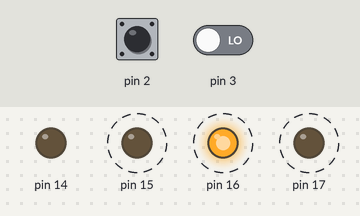
Recording of a sketch running on a simulated Arduino Uno, built with avr-gcc and run on an emulated ATmega328P. On the bench: output pins drawn as LEDs (lit = HIGH). Dashed ring = blinking. Inputs (shaded band) come from the test bench; at power-on: pin 2 LOW, pin 3 LOW.

Above: at 5.05 s.
5.1 s: pin 2 driven HIGH
At 5.9 s:
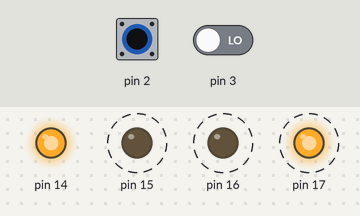
8.1 s: pin 3 driven HIGH
At 9.35 s:
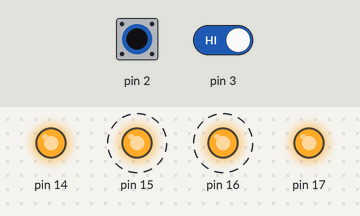
11.1 s: pin 2 pulsed LOW 2 times (0.12 s each, 0.3 s apart)
At 11.95 s:
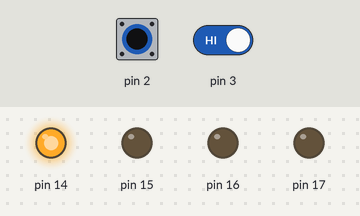
Timing chart, 0 to 20.1 s (numbered marks = the images above; inputs shaded):
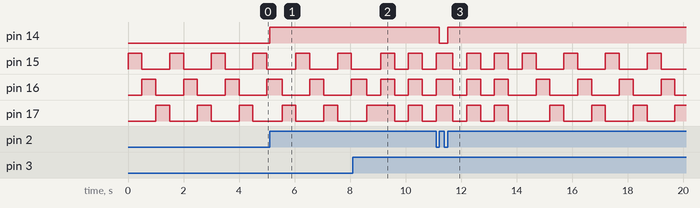

The sketch:

example-2.ino
```cpp
#define PIN_SET(REG, PIN)       REG |= (1 << PIN)
#define PIN_UNSET(REG, PIN)     REG &= ~(1 << PIN)
#define PIN_TOGGLE(REG, PIN)    REG ^= (1 << PIN)
#define PIN_READ(REG, PIN)      ((REG & (1 << PIN)) >> PIN)


#include <avr/io.h>
#include <util/delay.h>
#include <avr/interrupt.h>

#define NUM_LEDS 3
#define NUM_BLINKS 5

uint8_t flashing_mode = 0;

void INIT_INT0(void)
{
  PIN_UNSET(SREG, 7);
  PIN_UNSET(DDRD, PD2);
  PIN_SET(EIMSK, INT0);
  PIN_SET(EICRA, ISC00);
  PIN_SET(EICRA, ISC01);
  PIN_SET(SREG, 7);
}

void INIT_INT1(void)
{
  PIN_UNSET(SREG, 7);
  PIN_UNSET(DDRD, PD3);
  PIN_SET(EIMSK, INT1);

  PIN_SET(EICRA, ISC10);
  PIN_SET(EICRA, ISC11);

  PIN_SET(SREG, 7);
}

ISR(INT0_vect)
{
  PIN_TOGGLE(PORTC, PC0);
  _delay_ms(50);
}

ISR(INT1_vect)
{
  flashing_mode = 1;
  _delay_ms(50);
}


void blink_led(uint8_t num_blinks)
{
  for (uint8_t i = 1; i < num_blinks+1; i++)
  {
    PIN_SET(PORTC, PC1);
    PIN_SET(PORTC, PC2);
    PIN_SET(PORTC, PC3);
    _delay_ms(500);
    PIN_UNSET(PORTC, PC1);
    PIN_UNSET(PORTC, PC2);
    PIN_UNSET(PORTC, PC3);
    _delay_ms(500);
  }
  flashing_mode = 0;
}

void roll_led()
{
  for (uint8_t j = 1; j <= NUM_LEDS ; j++)
  {
    PIN_SET(PORTC, j);
    _delay_ms(500);
    PIN_UNSET(PORTC, j);
  }
}

int main(void)
{
  INIT_INT0();
  INIT_INT1();

  // Set PC0 as output
  PIN_SET(DDRC, PC0);
  PIN_UNSET(PORTC, PC0);
  PIN_SET(DDRC, PC1);
  PIN_UNSET(PORTC, PC1);
  PIN_SET(DDRC, PC2);
  PIN_UNSET(PORTC, PC2);
  PIN_SET(DDRC, PC3);
  PIN_UNSET(PORTC, PC3);


  while (true)
  {
    if (flashing_mode)
      blink_led(NUM_BLINKS);
    else
      roll_led();
  }

  return 0;
}
```

Measured:
- after the input at 5.1 s, pin 14: LOW → HIGH at once
- after the input at 8.1 s, pin 15: alternates HIGH for 0.50 s and LOW for 0.50 s, starting after 1.0 s; pin 16: alternates HIGH for 0.50 s and LOW for 0.50 s, starting after 0.50 s
- after the input at 11.1 s, pin 14: HIGH → LOW after 0.12 s, → HIGH 0.30 s later
- by itself, pin 15, pin 16: alternates HIGH for 0.50 s and LOW for 1.0 s
